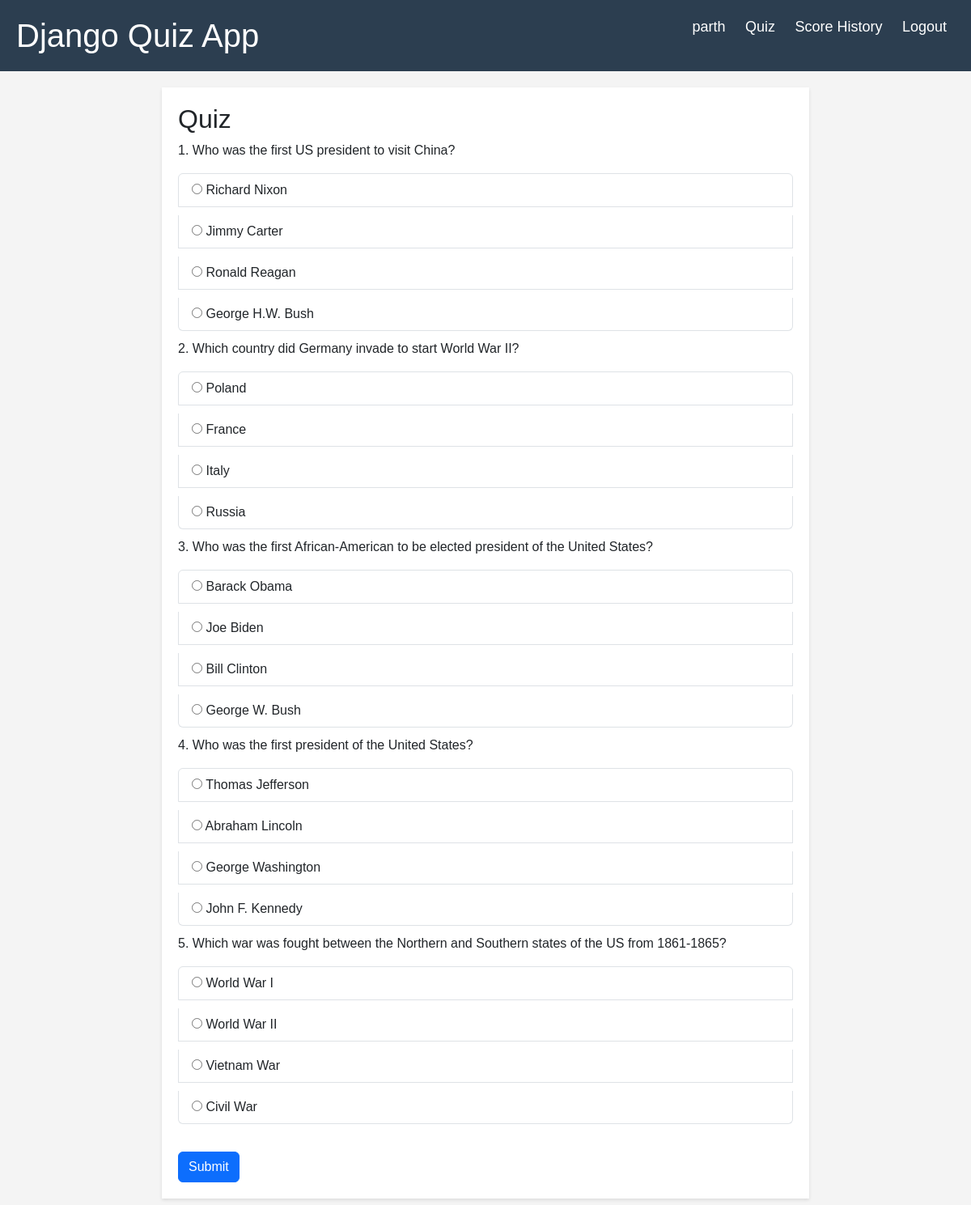
The app's page /quiz_question/ (signed in) with its own data.
### quiz_app/models.py (models this page shows, shortened)
class Question(models.Model):
    topic = models.ForeignKey(QuizTopic, on_delete=models.CASCADE)
    question_text = models.CharField(max_length=200)
    answer_a = models.CharField(max_length=200)
    answer_b = models.CharField(max_length=200)
    answer_c = models.CharField(max_length=200)
    answer_d = models.CharField(max_length=200)
    correct_answer = models.CharField(max_length=1)

### quiz_app/views.py (the view)
# urls.py: path('quiz_question/', views.quiz_question, name='quiz_question'),
@login_required
def quiz_question(request):
    if request.method == 'POST':
        score = 0
        selected_questions = json.loads(request.POST.get('question_answer'))
        print(selected_questions)
        for key, val in selected_questions.items():
            selected_option = request.POST.get(str(key))
            print("selected_option=", selected_option, "question.correct_answer=", val)
            if selected_option == val:
                score += 1
        json_data = {
            'score': score,
            'redirect_url': reverse('quiz_app:result', kwargs={'score': score})
        }
        return JsonResponse(json_data)
    else:
        selected_topic = request.session.get('topic_id')
        questions = Question.objects.filter(topic__id=selected_topic)
        selected_questions = random.sample(list(questions), 5)
        question_answer = {}
        for question in selected_questions:
            question_answer[question.id] = question.correct_answer
        context = {'questions': selected_questions, 'question_answer_json': json.dumps(question_answer)}
        return render(request, 'quiz_app/quiz_question.html', context)

### quiz_app/templates/quiz_app/quiz_question.html (shortened to what this page needs)
{% extends 'quiz_app/base.html' %}
{% block content %}
<h2>Quiz</h2>
<form method="post" id="quiz-form">
    {% for question in questions %}
    <div class="question">
        <p>{{ forloop.counter }}. {{ question.question_text }}</p>
        <ul class="list-group">
            <li class="list-group-item">
                <label for="option_{{question.id}}_a">
                    <input type="radio" name="{{ question.id }}" value="a" id="option_{{question.id}}_a">
                    {{ question.answer_a }}
                </label>
            </li>
            <li class="list-group-item">
                <label for="option_{{question.id}}_b">
                    <input type="radio" name="{{ question.id }}" value="b" id="option_{{question.id}}_b">
                    {{ question.answer_b }}
                </label>
            </li>
            <li class="list-group-item">
                <label for="option_{{question.id}}_c">
                    <input type="radio" name="{{ question.id }}" value="c" id="option_{{question.id}}_c">
                    {{ question.answer_c }}
                </label>
            </li>
            <li class="list-group-item">
                <label for="option_{{question.id}}_d">
                    <input type="radio" name="{{ question.id }}" value="d" id="option_{{question.id}}_d">
                    {{ question.answer_d }}
                </label>
            </li>
        </ul>
    </div>
    {% endfor %}
    <button type="submit" class="btn btn-primary mt-4">Submit</button>
</form>
{% endblock %}

### quiz_app/templates/quiz_app/base.html (shortened to what this page needs)
<!DOCTYPE html>
<html lang="en">
<head>
    {% load static %}
    {% load bootstrap5 %}
    {% bootstrap_css %}
    <link rel="stylesheet" href="{% static 'css/style.css' %}">
</head>
<body>
<header>
    <h1>Django Quiz App</h1>
    {% if user.is_authenticated %}
    <nav>
        <a>{{user.username}}</a>
        <a href="{% url 'quiz_app:quiz' %}">Quiz</a>
        <a href="{% url 'quiz_app:score_history' %}">Score History</a>
        <a href="{% url 'quiz_app:logout' %}">Logout</a>
    </nav>
    {% else %}
    <nav>
        <a href="{% url 'quiz_app:login' %}">Login</a>
        <a href="{% url 'quiz_app:register' %}">Register</a>
    </nav>
    {% endif %}
</header>
<main>
    {% block content %}
    {% endblock %}
</main>
</body>
</html>

### static/css/style.css (style rules this page uses)
body { font-family: Arial, sans-serif; margin: 0; padding: 0; background-color: #f4f4f4; }
header { background-color: #2c3e50; padding: 20px; color: white; }
header h1 { display: inline-block; margin: 0; }
nav { float: right; }
nav a { color: white; text-decoration: none; padding: 0 10px; font-size: 18px; }
main { max-width: 800px; margin: 20px auto; padding: 20px; background-color: white; box-shadow: 0 2px 4px rgba(0, 0, 0, 0.1); }
.question ul { list-style-type: none; padding: 0; }
.question ul li { margin-bottom: 10px; }

### records on screen
Question: question_text "Who was the first US president to visit China?", answer_a "Richard Nixon", answer_b "Jimmy Carter", answer_c "Ronald Reagan", answer_d "George H.W. Bush"
Question: question_text "Which country did Germany invade to start World War II?", answer_a "Poland", answer_b "France", answer_c "Italy", answer_d "Russia"
Question: question_text "Who was the first African-American to be elected president of the United States?", answer_a "Barack Obama", answer_b "Joe Biden", answer_c "Bill Clinton", answer_d "George W. Bush"
Question: question_text "Who was the first president of the United States?", answer_a "Thomas Jefferson", answer_b "Abraham Lincoln", answer_c "George Washington", answer_d "John F. Kennedy"
Question: question_text "Which war was fought between the Northern and Southern states of the US from 1861-1865?", answer_a "World War I", answer_b "World War II", answer_c "Vietnam War", answer_d "Civil War"

### other values on screen
{{ user.username }} "parth"
